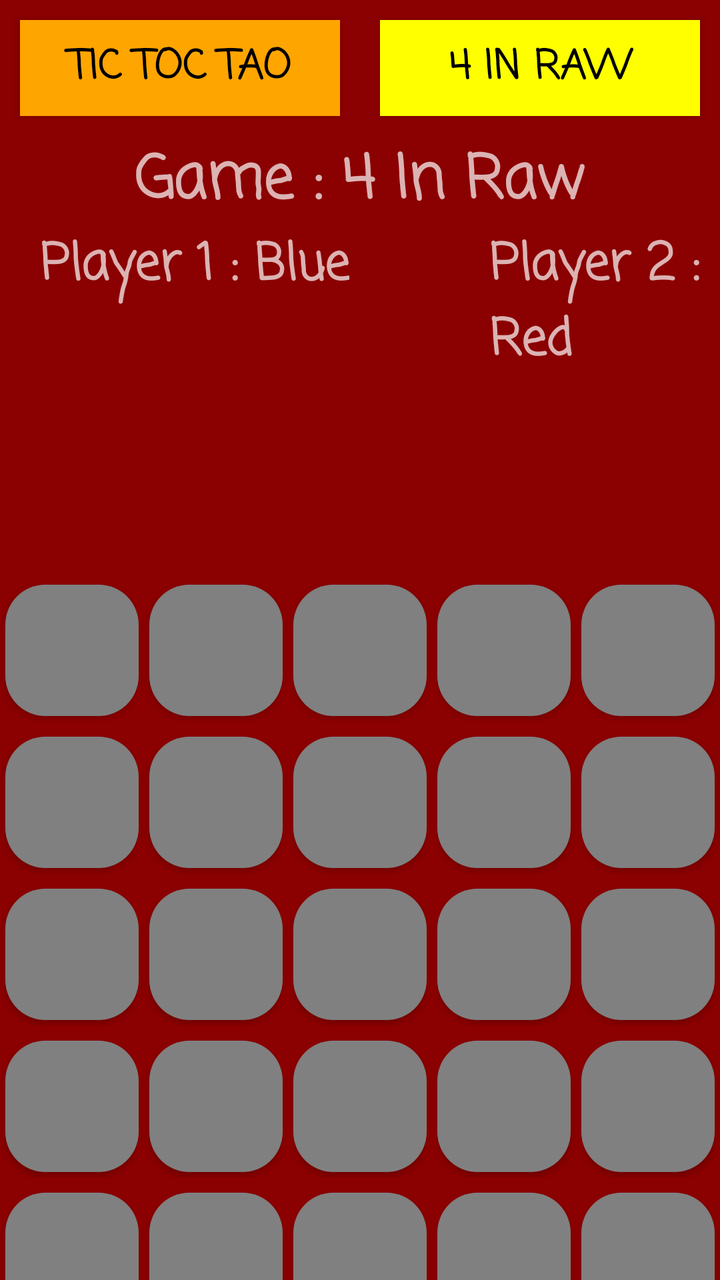
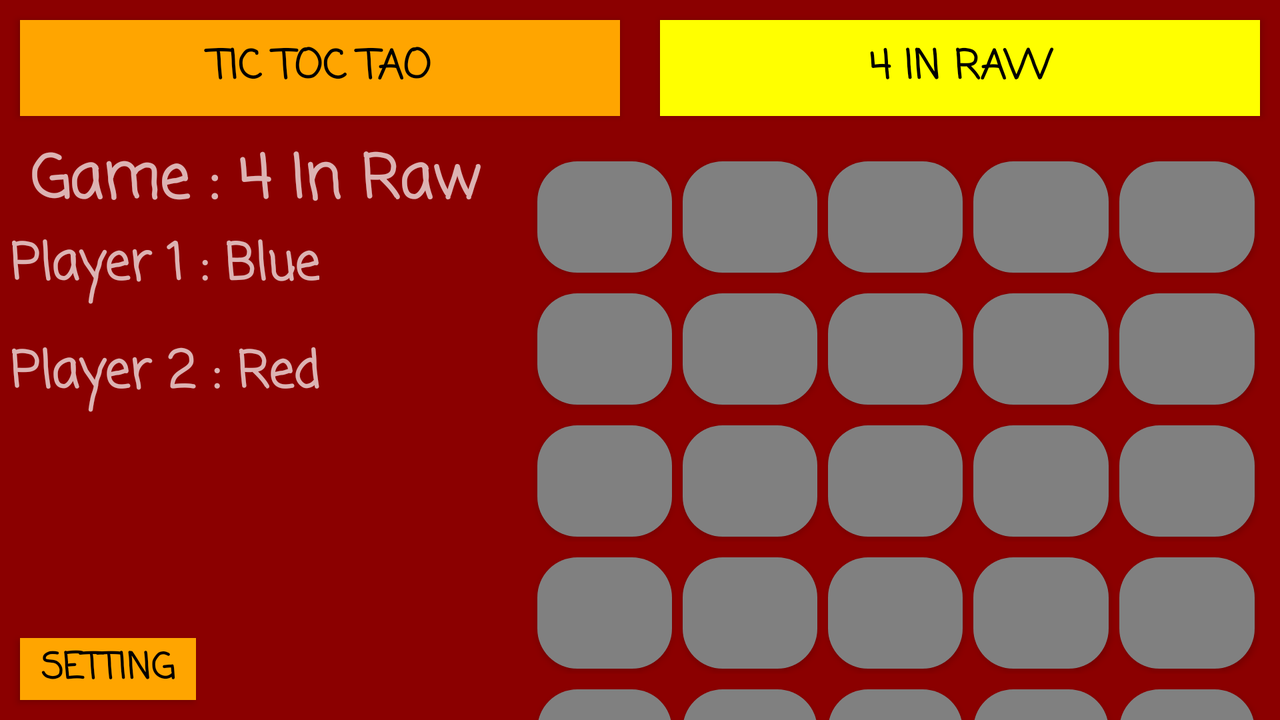

An Android layout and its configuration variant, each rendered on a device that would load it. The default file and the variant file are quoted in full after the pictures.
<!-- AndroidManifest.xml: application theme AppTheme -->
<!-- res/layout/fragment_four_in_raw.xml -->
<?xml version="1.0" encoding="utf-8"?>
<LinearLayout xmlns:android="http://schemas.android.com/apk/res/android"
    xmlns:tools="http://schemas.android.com/tools"
    android:layout_width="match_parent"
    android:layout_height="match_parent"
    android:background="@color/DarkRed"
    android:orientation="vertical"
    tools:context=".FourInRawFragment">

    <LinearLayout
        android:layout_width="match_parent"
        android:layout_height="wrap_content">

        <Button
            android:id="@+id/btn_4InRaw_ticTocToa"
            android:layout_width="0dp"
            android:layout_height="wrap_content"
            android:layout_margin="10dp"
            android:layout_weight="1"
            android:background="@color/Orange"
            android:fontFamily="casual"
            android:text="@string/tic_toc_tao"
            android:textColor="@color/Black"
            android:textSize="20sp"
            android:textStyle="bold" />

        <Button
            android:id="@+id/btn_4InRaw_4InRaw"
            android:layout_width="0dp"
            android:layout_height="wrap_content"
            android:layout_margin="10dp"
            android:layout_weight="1"
            android:background="@color/Yellow"
            android:fontFamily="casual"
            android:text="@string/_4_in_raw"
            android:textColor="@color/Black"
            android:textSize="20sp"
            android:textStyle="bold" />
    </LinearLayout>

    <TextView
        android:layout_width="wrap_content"
        android:layout_height="wrap_content"
        android:layout_gravity="center"
        android:fontFamily="casual"
        android:text="@string/game_4_in_raw"
        android:textSize="30sp"
        android:textStyle="bold" />

    <LinearLayout
        android:layout_width="match_parent"
        android:layout_height="wrap_content"
        android:background="@color/DarkRed">

        <TextView
            android:layout_width="wrap_content"
            android:layout_height="wrap_content"
            android:layout_marginLeft="20dp"
            android:fontFamily="casual"
            android:text="@string/player_1_blue"
            android:textSize="25sp"
            android:textStyle="bold" />

        <TextView
            android:layout_width="wrap_content"
            android:layout_height="wrap_content"
            android:layout_marginLeft="70dp"
            android:fontFamily="casual"
            android:text="@string/player_2_red"
            android:textSize="25sp"
            android:textStyle="bold" />

    </LinearLayout>

    <TextView
        android:id="@+id/txt_ticTocToa_turn"
        android:layout_width="match_parent"
        android:layout_height="80dp"
        android:layout_marginLeft="150dp"
        android:layout_marginTop="20dp"
        android:fontFamily="casual"
        android:textColor="@color/Yellow"
        android:textSize="25sp" />
<LinearLayout
    android:layout_width="match_parent"
    android:orientation="vertical"
    android:layout_height="380dp">


    <LinearLayout
        android:layout_width="match_parent"
        android:layout_height="0dp"
        android:layout_weight="1"
        android:layout_marginBottom="5dp"
        android:gravity="center">

        <Button
            android:id="@+id/btn_4InRaw_1"
            android:layout_width="0dp"
            android:layout_height="match_parent"
            android:layout_margin="2.5dp"
            android:layout_weight="1"
            android:background="@drawable/round" />

        <Button
            android:id="@+id/btn_4InRaw_2"
            android:layout_width="0dp"
            android:layout_height="match_parent"
            android:layout_margin="2.5dp"
            android:layout_weight="1"
            android:background="@drawable/round" />

        <Button
            android:id="@+id/btn_4InRaw_3"
            android:layout_width="0dp"
            android:layout_height="match_parent"
            android:layout_margin="2.5dp"
            android:layout_weight="1"
            android:background="@drawable/round" />

        <Button
            android:id="@+id/btn_4InRaw_4"
            android:layout_width="0dp"
            android:layout_height="match_parent"
            android:layout_margin="2.5dp"
            android:layout_weight="1"
            android:background="@drawable/round" />

        <Button
            android:id="@+id/btn_4InRaw_5"
            android:layout_width="0dp"
            android:layout_height="match_parent"
            android:layout_margin="2.5dp"
            android:layout_weight="1"
            android:background="@drawable/round" />
    </LinearLayout>   <LinearLayout
        android:layout_width="match_parent"
        android:layout_height="0dp"
        android:layout_weight="1"
        android:layout_marginBottom="5dp"
        android:gravity="center">

        <Button
            android:id="@+id/btn_4InRaw_6"
            android:layout_width="0dp"
            android:layout_height="match_parent"
            android:layout_margin="2.5dp"
            android:layout_weight="1"
            android:background="@drawable/round" />

        <Button
            android:id="@+id/btn_4InRaw_7"
            android:layout_width="0dp"
            android:layout_height="match_parent"
            android:layout_margin="2.5dp"
            android:layout_weight="1"
            android:background="@drawable/round" />

        <Button
            android:id="@+id/btn_4InRaw_8"
            android:layout_width="0dp"
            android:layout_height="match_parent"
            android:layout_margin="2.5dp"
            android:layout_weight="1"
            android:background="@drawable/round" />

        <Button
            android:id="@+id/btn_4InRaw_9"
            android:layout_width="0dp"
            android:layout_height="match_parent"
            android:layout_margin="2.5dp"
            android:layout_weight="1"
            android:background="@drawable/round" />

        <Button
            android:id="@+id/btn_4InRaw_10"
            android:layout_width="0dp"
            android:layout_height="match_parent"
            android:layout_margin="2.5dp"
            android:layout_weight="1"
            android:background="@drawable/round" />
    </LinearLayout>   <LinearLayout
        android:layout_width="match_parent"
        android:layout_height="0dp"
        android:layout_weight="1"
        android:layout_marginBottom="5dp"
        android:gravity="center">

        <Button
            android:id="@+id/btn_4InRaw_11"
            android:layout_width="0dp"
            android:layout_height="match_parent"
            android:layout_margin="2.5dp"
            android:layout_weight="1"
            android:background="@drawable/round" />

        <Button
            android:id="@+id/btn_4InRaw_12"
            android:layout_width="0dp"
            android:layout_height="match_parent"
            android:layout_margin="2.5dp"
            android:layout_weight="1"
            android:background="@drawable/round" />

        <Button
            android:id="@+id/btn_4InRaw_13"
            android:layout_width="0dp"
            android:layout_height="match_parent"
            android:layout_margin="2.5dp"
            android:layout_weight="1"
            android:background="@drawable/round" />

        <Button
            android:id="@+id/btn_4InRaw_14"
            android:layout_width="0dp"
            android:layout_height="match_parent"
            android:layout_margin="2.5dp"
            android:layout_weight="1"
            android:background="@drawable/round" />

        <Button
            android:id="@+id/btn_4InRaw_15"
            android:layout_width="0dp"
            android:layout_height="match_parent"
            android:layout_margin="2.5dp"
            android:layout_weight="1"
            android:background="@drawable/round" />
    </LinearLayout>   <LinearLayout
        android:layout_width="match_parent"
        android:layout_height="0dp"
        android:layout_weight="1"
        android:layout_marginBottom="5dp"
        android:gravity="center">

        <Button
            android:id="@+id/btn_4InRaw_16"
            android:layout_width="0dp"
            android:layout_height="match_parent"
            android:layout_margin="2.5dp"
            android:layout_weight="1"
            android:background="@drawable/round" />

        <Button
            android:id="@+id/btn_4InRaw_17"
            android:layout_width="0dp"
            android:layout_height="match_parent"
            android:layout_margin="2.5dp"
            android:layout_weight="1"
            android:background="@drawable/round" />

        <Button
            android:id="@+id/btn_4InRaw_18"
            android:layout_width="0dp"
            android:layout_height="match_parent"
            android:layout_margin="2.5dp"
            android:layout_weight="1"
            android:background="@drawable/round" />

        <Button
            android:id="@+id/btn_4InRaw_19"
            android:layout_width="0dp"
            android:layout_height="match_parent"
            android:layout_margin="2.5dp"
            android:layout_weight="1"
            android:background="@drawable/round" />

        <Button
            android:id="@+id/btn_4InRaw_20"
            android:layout_width="0dp"
            android:layout_height="match_parent"
            android:layout_margin="2.5dp"
            android:layout_weight="1"
            android:background="@drawable/round" />
    </LinearLayout>   <LinearLayout
        android:layout_width="match_parent"
        android:layout_height="0dp"
        android:layout_weight="1"
        android:layout_marginBottom="5dp"
        android:gravity="center">

        <Button
            android:id="@+id/btn_4InRaw_21"
            android:layout_width="0dp"
            android:layout_height="match_parent"
            android:layout_margin="2.5dp"
            android:layout_weight="1"
            android:background="@drawable/round" />

        <Button
            android:id="@+id/btn_4InRaw_22"
            android:layout_width="0dp"
            android:layout_height="match_parent"
            android:layout_margin="2.5dp"
            android:layout_weight="1"
            android:background="@drawable/round" />

        <Button
            android:id="@+id/btn_4InRaw_23"
            android:layout_width="0dp"
            android:layout_height="match_parent"
            android:layout_margin="2.5dp"
            android:layout_weight="1"
            android:background="@drawable/round" />

        <Button
            android:id="@+id/btn_4InRaw_24"
            android:layout_width="0dp"
            android:layout_height="match_parent"
            android:layout_margin="2.5dp"
            android:layout_weight="1"
            android:background="@drawable/round" />

        <Button
            android:id="@+id/btn_4InRaw_25"
            android:layout_width="0dp"
            android:layout_height="match_parent"
            android:layout_margin="2.5dp"
            android:layout_weight="1"
            android:background="@drawable/round" />
    </LinearLayout>

</LinearLayout>

    <Button
        android:textColor="@color/Black"
        android:id="@+id/btn_4InRaw_setting"
        android:layout_marginTop="50dp"
        android:layout_width="wrap_content"
        android:layout_height="wrap_content"
        android:fontFamily="casual"
        android:textStyle="bold"
        android:textSize="18sp"
        android:background="@color/Orange"
        android:layout_marginLeft="10dp"
        android:text="@string/setting"/>


</LinearLayout>
<!-- resources referenced by this layout -->
<resources>
  <color name="Black">#000000</color>
  <color name="DarkRed">#8B0000</color>
  <color name="Orange">#FFA500</color>
  <color name="Yellow">#FFFF00</color>
  <!-- drawable round (drawable-v24) -->
  <?xml version ="1.0" encoding ="utf-8"?>
      <shape xmlns:android="http://schemas.android.com/apk/res/android"
          android:shape="rectangle">
          <solid android:color="@color/Gray" />
          <corners android:bottomRightRadius="20dp"
              android:bottomLeftRadius="20dp"
              android:topRightRadius="20dp"
              android:topLeftRadius="20dp"/>
      </shape>
  <string name="_4_in_raw">4 in Raw</string>
  <string name="game_4_in_raw">Game : 4 In Raw</string>
  <string name="player_1_blue">Player 1 : Blue</string>
  <string name="player_2_red">Player 2 : Red</string>
  <string name="setting">Setting</string>
  <string name="tic_toc_tao">Tic Toc Tao</string>
  <style name="AppTheme" parent="Theme.MaterialComponents.NoActionBar.Bridge">
          
          <item name="colorPrimary">@color/colorPrimary</item>
          <item name="colorPrimaryDark">@color/colorPrimaryDark</item>
          <item name="colorAccent">@color/colorAccent</item>
          <item name="android:windowNoTitle">true</item>
          <item name="android:windowActionBar">false</item>
          <item name="android:windowFullscreen">true</item>
          <item name="android:windowContentOverlay">@null</item>
      </style>
  <color name="Gray">#808080</color>
  <color name="colorPrimary">#f9a825</color>
  <color name="colorPrimaryDark">#c17900</color>
  <color name="colorAccent">#03DAC5</color>
</resources>
<!-- res/layout-land/fragment_four_in_raw.xml (the repository's variant of the layout above) -->
<!-- drawn on the phone turned sideways -->
<?xml version="1.0" encoding="utf-8"?>
<LinearLayout xmlns:android="http://schemas.android.com/apk/res/android"
    xmlns:tools="http://schemas.android.com/tools"
    android:layout_width="match_parent"
    android:layout_height="match_parent"
    android:background="@color/DarkRed"
    android:orientation="vertical"
    tools:context=".FourInRawFragment">

    <LinearLayout
        android:layout_width="match_parent"
        android:layout_height="wrap_content">

        <Button
            android:id="@+id/btn_4InRaw_ticTocToa"
            android:textColor="@color/Black"
            android:layout_width="0dp"
            android:layout_height="wrap_content"
            android:layout_margin="10dp"
            android:layout_weight="1"
            android:background="@color/Orange"
            android:fontFamily="casual"
            android:text="@string/tic_toc_tao"
            android:textSize="20sp"
            android:textStyle="bold" />

        <Button
            android:id="@+id/btn_4InRaw_4InRaw"
            android:textColor="@color/Black"
            android:layout_width="0dp"
            android:layout_height="wrap_content"
            android:layout_margin="10dp"
            android:layout_weight="1"
            android:background="@color/Yellow"
            android:fontFamily="casual"
            android:text="@string/_4_in_raw"
            android:textSize="20sp"
            android:textStyle="bold" />
    </LinearLayout>

    <LinearLayout
        android:layout_width="match_parent"
        android:layout_height="match_parent"
        android:orientation="horizontal">

        <LinearLayout
            android:layout_width="0dp"
            android:layout_height="match_parent"
            android:layout_weight="1"
            android:orientation="vertical">

            <TextView
                android:layout_gravity="center"
                android:layout_width="wrap_content"
                android:layout_height="wrap_content"
                android:fontFamily="casual"
                android:text="@string/game_4_in_raw"
                android:textSize="30sp"
                android:textStyle="bold" />


            <TextView
                android:layout_width="wrap_content"
                android:layout_height="54dp"
                android:layout_marginLeft="5dp"
                android:fontFamily="casual"
                android:text="@string/player_1_blue"
                android:textSize="25sp"
                android:textStyle="bold" />

                <TextView
                    android:layout_width="wrap_content"
                    android:layout_height="wrap_content"
                    android:fontFamily="casual"
                    android:layout_marginLeft="5dp"
                    android:text="@string/player_2_red"
                    android:textSize="25sp"
                    android:textStyle="bold" />

<LinearLayout
    android:orientation="vertical"
    android:layout_width="match_parent"
    android:layout_height="match_parent">
    <TextView
        android:id="@+id/txt_4InRaw_turn"
        android:layout_width="match_parent"
        android:layout_height="0dp"
        android:layout_weight="1.5"
        android:layout_gravity="center"
        android:layout_marginTop="20dp"
        android:fontFamily="casual"
        android:textColor="@color/Yellow"
        android:textSize="25sp" />


    <Button
        android:textColor="@color/Black"
        android:id="@+id/btn_4inRaw_setting"
        android:layout_width="wrap_content"
        android:layout_height="0dp"
        android:layout_weight="0.5"
        android:layout_marginLeft="10dp"
        android:background="@color/Orange"
        android:layout_marginBottom="10dp"
        android:fontFamily="casual"
        android:text="@string/setting"
        android:textSize="18sp"
        android:textStyle="bold" />
</LinearLayout>

        </LinearLayout>

        <LinearLayout
            android:layout_width="0dp"
            android:layout_height="match_parent"
            android:layout_weight="1.5"
            android:orientation="vertical">
            <LinearLayout
                android:padding="10dp"
                android:layout_width="match_parent"
                android:orientation="vertical"
                android:layout_height="350dp">


                <LinearLayout
                    android:layout_width="match_parent"
                    android:layout_height="0dp"
                    android:layout_weight="1"
                    android:layout_marginBottom="5dp"
                    android:gravity="center">

                    <Button
                        android:id="@+id/btn_4InRaw_1"
                        android:layout_width="0dp"
                        android:layout_height="match_parent"
                        android:layout_margin="2.5dp"
                        android:layout_weight="1"
                        android:background="@drawable/round" />

                    <Button
                        android:id="@+id/btn_4InRaw_2"
                        android:layout_width="0dp"
                        android:layout_height="match_parent"
                        android:layout_margin="2.5dp"
                        android:layout_weight="1"
                        android:background="@drawable/round" />

                    <Button
                        android:id="@+id/btn_4InRaw_3"
                        android:layout_width="0dp"
                        android:layout_height="match_parent"
                        android:layout_margin="2.5dp"
                        android:layout_weight="1"
                        android:background="@drawable/round" />

                    <Button
                        android:id="@+id/btn_4InRaw_4"
                        android:layout_width="0dp"
                        android:layout_height="match_parent"
                        android:layout_margin="2.5dp"
                        android:layout_weight="1"
                        android:background="@drawable/round" />

                    <Button
                        android:id="@+id/btn_4InRaw_5"
                        android:layout_width="0dp"
                        android:layout_height="match_parent"
                        android:layout_margin="2.5dp"
                        android:layout_weight="1"
                        android:background="@drawable/round" />
                </LinearLayout>   <LinearLayout
                android:layout_width="match_parent"
                android:layout_height="0dp"
                android:layout_weight="1"
                android:layout_marginBottom="5dp"
                android:gravity="center">

                <Button
                    android:id="@+id/btn_4InRaw_6"
                    android:layout_width="0dp"
                    android:layout_height="match_parent"
                    android:layout_margin="2.5dp"
                    android:layout_weight="1"
                    android:background="@drawable/round" />

                <Button
                    android:id="@+id/btn_4InRaw_7"
                    android:layout_width="0dp"
                    android:layout_height="match_parent"
                    android:layout_margin="2.5dp"
                    android:layout_weight="1"
                    android:background="@drawable/round" />

                <Button
                    android:id="@+id/btn_4InRaw_8"
                    android:layout_width="0dp"
                    android:layout_height="match_parent"
                    android:layout_margin="2.5dp"
                    android:layout_weight="1"
                    android:background="@drawable/round" />

                <Button
                    android:id="@+id/btn_4InRaw_9"
                    android:layout_width="0dp"
                    android:layout_height="match_parent"
                    android:layout_margin="2.5dp"
                    android:layout_weight="1"
                    android:background="@drawable/round" />

                <Button
                    android:id="@+id/btn_4InRaw_10"
                    android:layout_width="0dp"
                    android:layout_height="match_parent"
                    android:layout_margin="2.5dp"
                    android:layout_weight="1"
                    android:background="@drawable/round" />
            </LinearLayout>   <LinearLayout
                android:layout_width="match_parent"
                android:layout_height="0dp"
                android:layout_weight="1"
                android:layout_marginBottom="5dp"
                android:gravity="center">

                <Button
                    android:id="@+id/btn_4InRaw_11"
                    android:layout_width="0dp"
                    android:layout_height="match_parent"
                    android:layout_margin="2.5dp"
                    android:layout_weight="1"
                    android:background="@drawable/round" />

                <Button
                    android:id="@+id/btn_4InRaw_12"
                    android:layout_width="0dp"
                    android:layout_height="match_parent"
                    android:layout_margin="2.5dp"
                    android:layout_weight="1"
                    android:background="@drawable/round" />

                <Button
                    android:id="@+id/btn_4InRaw_13"
                    android:layout_width="0dp"
                    android:layout_height="match_parent"
                    android:layout_margin="2.5dp"
                    android:layout_weight="1"
                    android:background="@drawable/round" />

                <Button
                    android:id="@+id/btn_4InRaw_14"
                    android:layout_width="0dp"
                    android:layout_height="match_parent"
                    android:layout_margin="2.5dp"
                    android:layout_weight="1"
                    android:background="@drawable/round" />

                <Button
                    android:id="@+id/btn_4InRaw_15"
                    android:layout_width="0dp"
                    android:layout_height="match_parent"
                    android:layout_margin="2.5dp"
                    android:layout_weight="1"
                    android:background="@drawable/round" />
            </LinearLayout>   <LinearLayout
                android:layout_width="match_parent"
                android:layout_height="0dp"
                android:layout_weight="1"
                android:layout_marginBottom="5dp"
                android:gravity="center">

                <Button
                    android:id="@+id/btn_4InRaw_16"
                    android:layout_width="0dp"
                    android:layout_height="match_parent"
                    android:layout_margin="2.5dp"
                    android:layout_weight="1"
                    android:background="@drawable/round" />

                <Button
                    android:id="@+id/btn_4InRaw_17"
                    android:layout_width="0dp"
                    android:layout_height="match_parent"
                    android:layout_margin="2.5dp"
                    android:layout_weight="1"
                    android:background="@drawable/round" />

                <Button
                    android:id="@+id/btn_4InRaw_18"
                    android:layout_width="0dp"
                    android:layout_height="match_parent"
                    android:layout_margin="2.5dp"
                    android:layout_weight="1"
                    android:background="@drawable/round" />

                <Button
                    android:id="@+id/btn_4InRaw_19"
                    android:layout_width="0dp"
                    android:layout_height="match_parent"
                    android:layout_margin="2.5dp"
                    android:layout_weight="1"
                    android:background="@drawable/round" />

                <Button
                    android:id="@+id/btn_4InRaw_20"
                    android:layout_width="0dp"
                    android:layout_height="match_parent"
                    android:layout_margin="2.5dp"
                    android:layout_weight="1"
                    android:background="@drawable/round" />
            </LinearLayout>   <LinearLayout
                android:layout_width="match_parent"
                android:layout_height="0dp"
                android:layout_weight="1"
                android:layout_marginBottom="5dp"
                android:gravity="center">

                <Button
                    android:id="@+id/btn_4InRaw_21"
                    android:layout_width="0dp"
                    android:layout_height="match_parent"
                    android:layout_margin="2.5dp"
                    android:layout_weight="1"
                    android:background="@drawable/round" />

                <Button
                    android:id="@+id/btn_4InRaw_22"
                    android:layout_width="0dp"
                    android:layout_height="match_parent"
                    android:layout_margin="2.5dp"
                    android:layout_weight="1"
                    android:background="@drawable/round" />

                <Button
                    android:id="@+id/btn_4InRaw_23"
                    android:layout_width="0dp"
                    android:layout_height="match_parent"
                    android:layout_margin="2.5dp"
                    android:layout_weight="1"
                    android:background="@drawable/round" />

                <Button
                    android:id="@+id/btn_4InRaw_24"
                    android:layout_width="0dp"
                    android:layout_height="match_parent"
                    android:layout_margin="2.5dp"
                    android:layout_weight="1"
                    android:background="@drawable/round" />

                <Button
                    android:id="@+id/btn_4InRaw_25"
                    android:layout_width="0dp"
                    android:layout_height="match_parent"
                    android:layout_margin="2.5dp"
                    android:layout_weight="1"
                    android:background="@drawable/round" />
            </LinearLayout>

            </LinearLayout>
    </LinearLayout>


</LinearLayout>
</LinearLayout>
